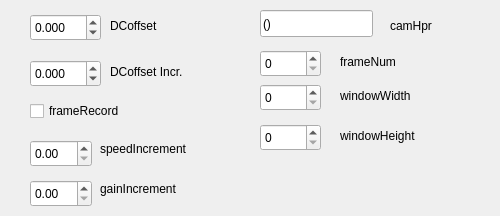
    <widget class="QWidget" name="tab_3">
     <attribute name="title">
      <string>Advanced</string>
     </attribute>
     <widget class="QDoubleSpinBox" name="DCoffset">
      <property name="geometry">
       <rect>
        <x>30</x>
        <y>14</y>
        <width>71</width>
        <height>27</height>
       </rect>
      </property>
      <property name="decimals">
       <number>3</number>
      </property>
      <property name="minimum">
       <double>-99.989999999999995</double>
      </property>
     </widget>
     <widget class="QLabel" name="label_3">
      <property name="geometry">
       <rect>
        <x>110</x>
        <y>10</y>
        <width>68</width>
        <height>31</height>
       </rect>
      </property>
      <property name="text">
       <string>DCoffset</string>
      </property>
     </widget>
     <widget class="QLabel" name="label_4">
      <property name="geometry">
       <rect>
        <x>110</x>
        <y>56</y>
        <width>101</width>
        <height>31</height>
       </rect>
      </property>
      <property name="text">
       <string>DCoffset Incr.</string>
      </property>
     </widget>
     <widget class="QDoubleSpinBox" name="DCoffsetIncrement">
      <property name="geometry">
       <rect>
        <x>30</x>
        <y>60</y>
        <width>71</width>
        <height>27</height>
       </rect>
      </property>
      <property name="decimals">
       <number>3</number>
      </property>
      <property name="minimum">
       <double>-99.989999999999995</double>
      </property>
     </widget>
     <widget class="QCheckBox" name="frameRecord">
      <property name="geometry">
       <rect>
        <x>30</x>
        <y>100</y>
        <width>141</width>
        <height>22</height>
       </rect>
      </property>
      <property name="text">
       <string>frameRecord</string>
      </property>
     </widget>
     <widget class="QDoubleSpinBox" name="gainIncrement">
      <property name="geometry">
       <rect>
        <x>30</x>
        <y>180</y>
        <width>62</width>
        <height>27</height>
       </rect>
      </property>
     </widget>
     <widget class="QDoubleSpinBox" name="speedIncrement">
      <property name="geometry">
       <rect>
        <x>30</x>
        <y>140</y>
        <width>62</width>
        <height>27</height>
       </rect>
      </property>
     </widget>
     <widget class="QLabel" name="label_157">
      <property name="geometry">
       <rect>
        <x>100</x>
        <y>180</y>
        <width>101</width>
        <height>17</height>
       </rect>
      </property>
      <property name="text">
       <string>gainIncrement</string>
      </property>
     </widget>
     <widget class="QLabel" name="label_156">
      <property name="geometry">
       <rect>
        <x>100</x>
        <y>140</y>
        <width>111</width>
        <height>17</height>
       </rect>
      </property>
      <property name="text">
       <string>speedIncrement</string>
      </property>
     </widget>
     <widget class="QLineEdit" name="camHpr">
      <property name="geometry">
       <rect>
        <x>260</x>
        <y>10</y>
        <width>113</width>
        <height>27</height>
       </rect>
      </property>
      <property name="toolTip">
       <string>&lt;html&gt;&lt;head/&gt;&lt;body&gt;&lt;p&gt;Add &lt;span style=&quot; font-weight:600;&quot;&gt;3 &lt;/span&gt;items&lt;/p&gt;&lt;p&gt;(0, 0, 0)&lt;/p&gt;&lt;/body&gt;&lt;/html&gt;</string>
      </property>
      <property name="text">
       <string>()</string>
      </property>
     </widget>
     <widget class="QLabel" name="label_254">
      <property name="geometry">
       <rect>
        <x>390</x>
        <y>10</y>
        <width>101</width>
        <height>31</height>
       </rect>
      </property>
      <property name="text">
       <string>camHpr</string>
      </property>
     </widget>
     <widget class="QLabel" name="label_255">
      <property name="geometry">
       <rect>
        <x>340</x>
        <y>46</y>
        <width>101</width>
        <height>31</height>
       </rect>
      </property>
      <property name="text">
       <string>frameNum</string>
      </property>
     </widget>
     <widget class="QSpinBox" name="frameNum">
      <property name="geometry">
       <rect>
        <x>260</x>
        <y>50</y>
        <width>61</width>
        <height>27</height>
       </rect>
      </property>
     </widget>
     <widget class="QSpinBox" name="windowWidth">
      <property name="geometry">
       <rect>
        <x>260</x>
        <y>84</y>
        <width>61</width>
        <height>27</height>
       </rect>
      </property>
     </widget>
     <widget class="QLabel" name="label_256">
      <property name="geometry">
       <rect>
        <x>340</x>
        <y>80</y>
        <width>101</width>
        <height>31</height>
       </rect>
      </property>
      <property name="text">
       <string>windowWidth</string>
      </property>
     </widget>
     <widget class="QSpinBox" name="windowHeight">
      <property name="geometry">
       <rect>
        <x>260</x>
        <y>124</y>
        <width>61</width>
        <height>27</height>
       </rect>
      </property>
     </widget>
     <widget class="QLabel" name="label_257">
      <property name="geometry">
       <rect>
        <x>340</x>
        <y>120</y>
        <width>101</width>
        <height>31</height>
       </rect>
      </property>
      <property name="text">
       <string>windowHeight</string>
      </property>
     </widget>
    </widget>
